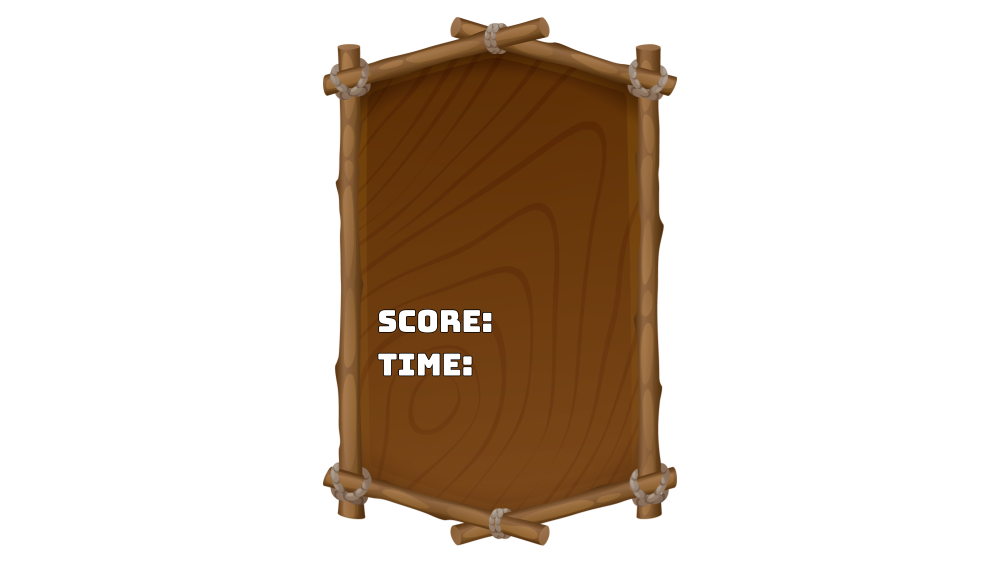
#> input picture Art/result_board_raw.png, 2000 x 1125 px, found by its file name (shown at 1/2 size)
$ python import_result_panel_art.py
#> lines starting #> are read from the running program, lines starting #| are printed output that depends on the picture; after the words box and inside, x2 and y2 are one past the last pixel; in counts of white or black regions, pixels touching at a corner belong together
"""Cut the scene summary's Canva sheets into sprites.

Three pages at 2000x1125, all drawn on solid white: the board with SCORE: and
TIME: printed into it, the two banners, and the loose pieces - the close
button, the REPLAY and CONTINUE planks, and the five stars twice over, lit and
unlit. Keying is the same edge-connected pass key_ui_sprites.py uses.

The stars are the awkward part. They are a drawn arrangement, not one star
scaled five times: the middle one is the largest and they shrink outwards, and
the unlit set is drawn a touch larger than the lit one because of its heavier
outline. So each of the ten is cut separately and the builder places them from
their own sizes, rather than tiling one sprite five times and losing the arc.

Lit and unlit cannot be told apart by position - their rows overlap on the
page - so they are told apart by colour: gold has red and green well above
blue, grey has the three within a few points of each other.

Run from the repository root:  python3 Tools/import_result_panel_art.py
Reads  Art/result_board_raw.png, result_titles_raw.png, result_pieces_raw.png
Writes Assets/Sprites/<name>.png
"""
from PIL import Image
import numpy as np
from scipy import ndimage
import io, os

SPRITES = 'Assets/Sprites'
ART = 'Art'

WHITE = 238
FEATHER = 1.0
PAD = 2

BOARD_PAGE = os.path.join(ART, 'result_board_raw.png')
TITLES_PAGE = os.path.join(ART, 'result_titles_raw.png')
PIECES_PAGE = os.path.join(ART, 'result_pieces_raw.png')


def keyed(path):
#> called with path = 'Art/result_board_raw.png'
    im = Image.open(path).convert('RGBA')
    a = np.asarray(im).astype(float)
    rgb = a[..., :3]

    nearly_white = (rgb.min(2) >= WHITE)
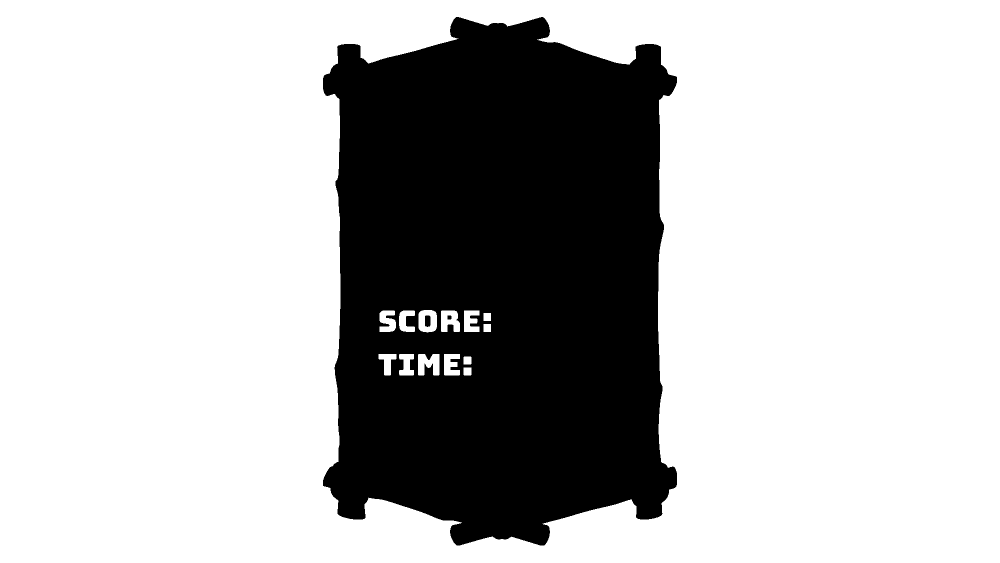
#> nearly_white: shape (1125, 2000) bool (shown at 1/2 size); 72.9% white; 3 black regions, box (x1, y1, x2, y2) and area: (646, 34, 1354, 1091) 608520, (850, 631, 861, 654) 237, (895, 631, 903, 639) 62
    lab, n = ndimage.label(nearly_white)
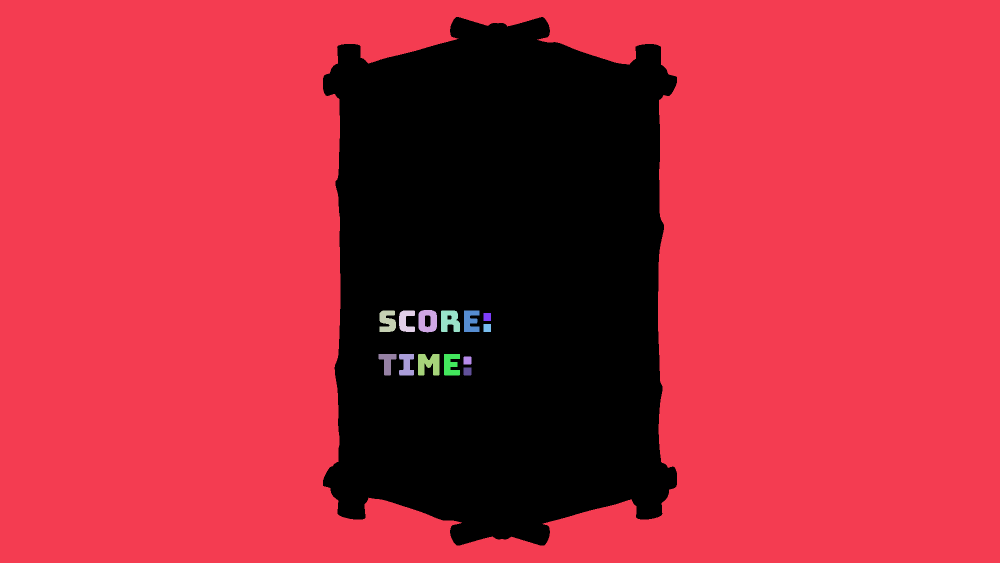
#> lab: shape (1125, 2000) int32 (shown at 1/2 size); 15 distinct labels, from 0 to 14; one colour per label, 0 black
#> n = 14
    border = set(lab[0].tolist()) | set(lab[-1].tolist()) | \
             set(lab[:, 0].tolist()) | set(lab[:, -1].tolist())
#> border = 1 item
    border.discard(0)
    page = np.isin(lab, list(border))
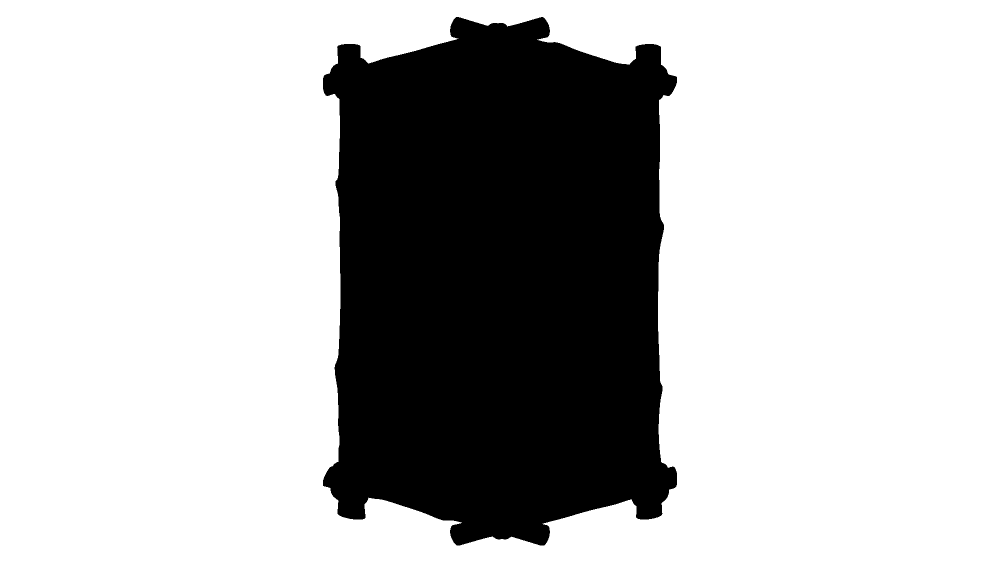
#> page: shape (1125, 2000) bool (shown at 1/2 size); 72.5% white; 1 black region, box (x1, y1, x2, y2) and area: (646, 34, 1354, 1091) 619724

    alpha = ndimage.gaussian_filter(np.where(page, 0.0, 255.0), FEATHER)
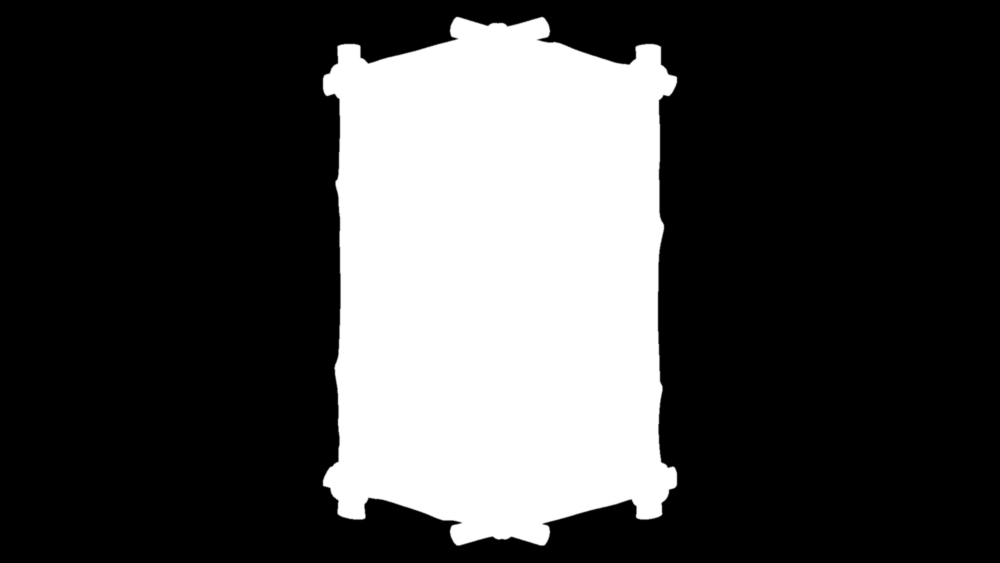
#> alpha: shape (1125, 2000) float64 (shown at 1/2 size); min 0, max 255, mean 70.2
    out = a.copy()
    out[..., 3] = np.clip(alpha, 0, 255)
    return out


def clusters(rgba, min_area=700, close=7):
#> called with min_area = 700, close = 7
    drawn = rgba[..., 3] > 40
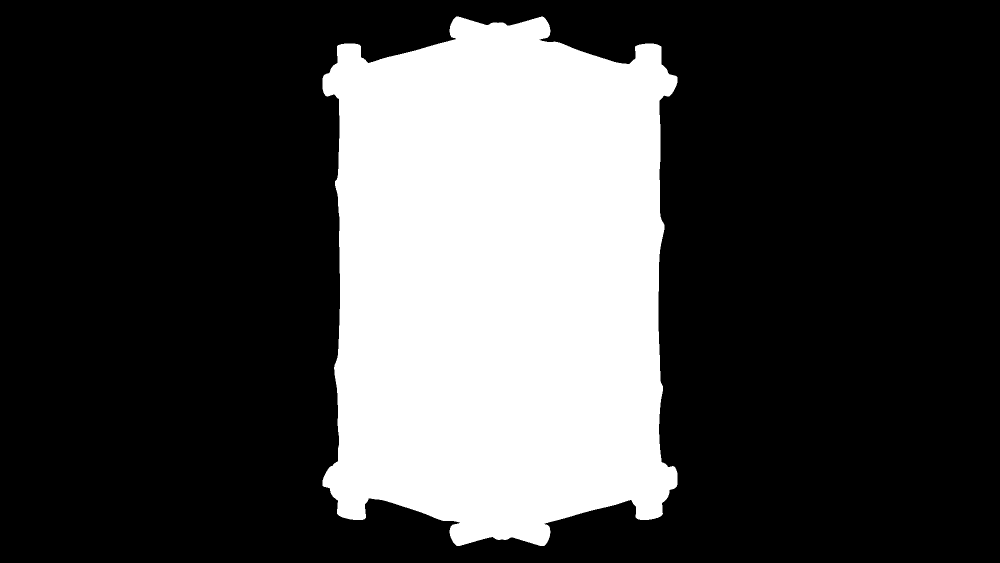
#> drawn: shape (1125, 2000) bool (shown at 1/2 size); 27.7% white; 1 white region, box (x1, y1, x2, y2) and area: (645, 33, 1355, 1092) 623377
    lab, n = ndimage.label(ndimage.binary_closing(drawn, np.ones((close, close))))
#> lab: shape (1125, 2000) int32; values 0 (black) and 1 (white), 27.7% white; 1 white region, box (x1, y1, x2, y2) and area: (645, 33, 1355, 1092) 623584
#> n = 1
    found = []
    for sl in ndimage.find_objects(lab):
        h, w = sl[0].stop - sl[0].start, sl[1].stop - sl[1].start
        if w * h < min_area:
            continue
        found.append((sl[1].start, sl[0].start, w, h))
#> this loop made 1 pass
#> (h, w) on pass 1: (1059, 710)
#> after the loop, found = [(645, 33, 710, 1059)]
    return found


def is_gold(rgba, box):
    """Gold reads warm - red and green well clear of blue. Grey does not."""
    x, y, w, h = box
    patch = rgba[y:y+h, x:x+w]
    solid = patch[..., 3] > 200
    if not solid.any():
        return False
    rgb = patch[solid][:, :3].mean(0)
    return (rgb[0] + rgb[1]) * 0.5 - rgb[2] > 40


def save(rgba, box, name):
#> called with box = (645, 33, 710, 1059), name = 'ui_result_board'
    x, y, w, h = box
#> x = 645; y = 33; w = 710; h = 1059
    piece = rgba[max(0, y-PAD):y+h+PAD, max(0, x-PAD):x+w+PAD]
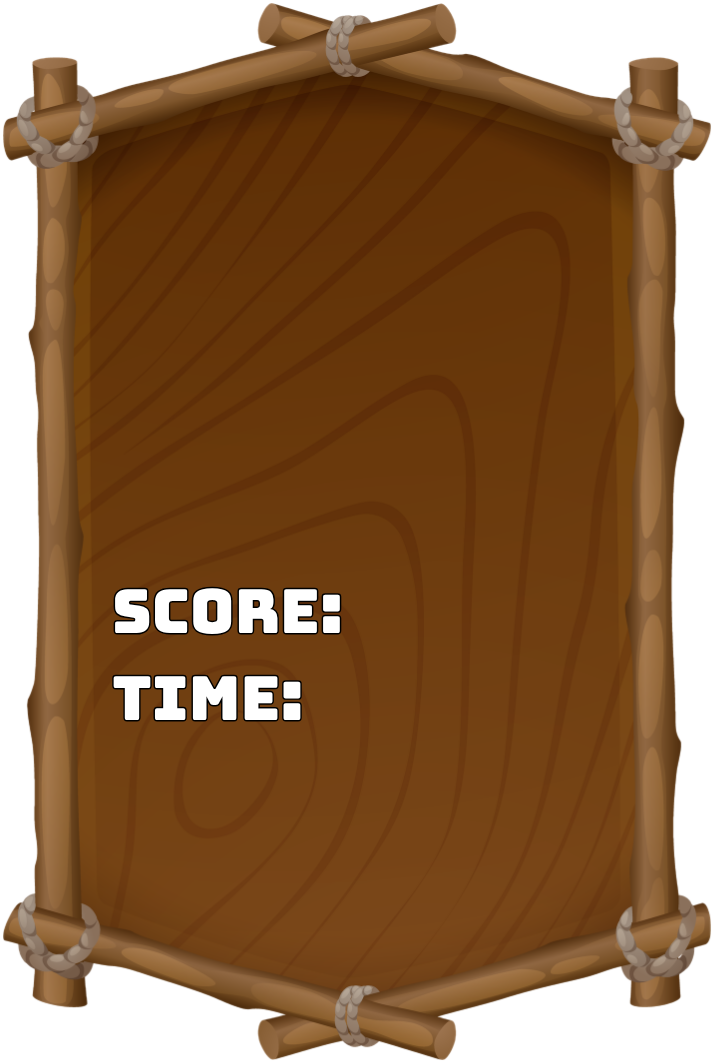
#> piece: shape (1063, 714, 4) float64; mean R, G, B, A 141, 104.2, 70.3, 208.2; transparent parts drawn white
    ys, xs = np.where(piece[..., 3] > 8)
    piece = piece[ys.min():ys.max()+1, xs.min():xs.max()+1]
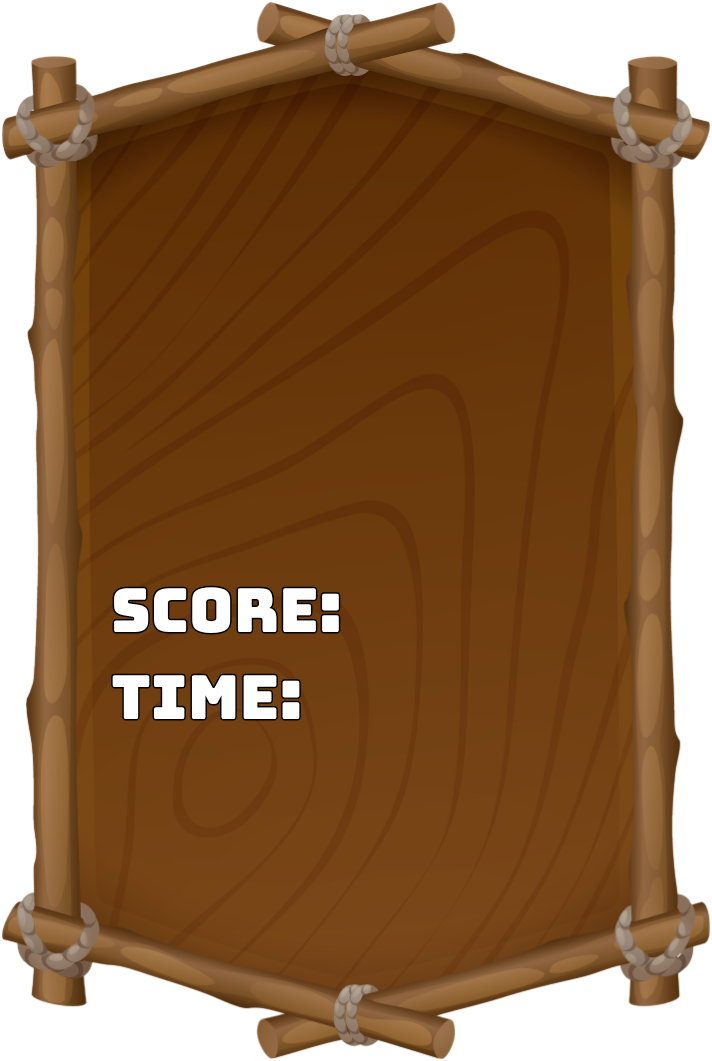
#> piece: shape (1061, 712, 4) float64; mean R, G, B, A 140.5, 103.5, 69.5, 209.2; transparent parts drawn white
    Image.fromarray(piece.astype(np.uint8)).save(os.path.join(SPRITES, name + '.png'))
    write_meta(name)
    print('  %-24s %dx%d' % (name + '.png', piece.shape[1], piece.shape[0]))


def write_meta(name, model='btn_back'):
    import re, uuid
    out = os.path.join(SPRITES, name + '.png.meta')
    if os.path.exists(out):
        return
#> (the run stopped early here; a loop or call above may not have finished)
